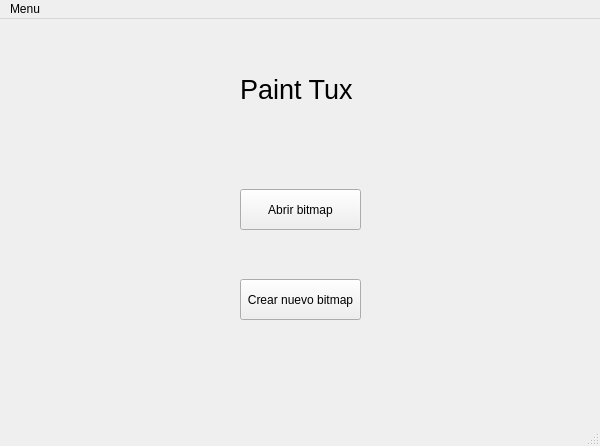
<?xml version="1.0" encoding="UTF-8"?>
<ui version="4.0">
 <class>menuWindow</class>
 <widget class="QMainWindow" name="menuWindow">
  <property name="geometry">
   <rect>
    <x>0</x>
    <y>0</y>
    <width>600</width>
    <height>446</height>
   </rect>
  </property>
  <property name="windowTitle">
   <string>menuWindow</string>
  </property>
  <widget class="QWidget" name="centralwidget">
   <widget class="QPushButton" name="pushButton">
    <property name="geometry">
     <rect>
      <x>240</x>
      <y>170</y>
      <width>121</width>
      <height>41</height>
     </rect>
    </property>
    <property name="text">
     <string>Abrir bitmap</string>
    </property>
   </widget>
   <widget class="QPushButton" name="pushButton_2">
    <property name="geometry">
     <rect>
      <x>240</x>
      <y>260</y>
      <width>121</width>
      <height>41</height>
     </rect>
    </property>
    <property name="text">
     <string>Crear nuevo bitmap</string>
    </property>
   </widget>
   <widget class="QLabel" name="label">
    <property name="geometry">
     <rect>
      <x>240</x>
      <y>30</y>
      <width>141</width>
      <height>81</height>
     </rect>
    </property>
    <property name="font">
     <font>
      <pointsize>20</pointsize>
     </font>
    </property>
    <property name="text">
     <string>Paint Tux</string>
    </property>
   </widget>
  </widget>
  <widget class="QMenuBar" name="menubar">
   <property name="geometry">
    <rect>
     <x>0</x>
     <y>0</y>
     <width>600</width>
     <height>22</height>
    </rect>
   </property>
   <widget class="QMenu" name="menuMenu">
    <property name="title">
     <string>Menu</string>
    </property>
   </widget>
   <addaction name="menuMenu"/>
  </widget>
  <widget class="QStatusBar" name="statusbar"/>
 </widget>
 <resources/>
 <connections/>
</ui>
